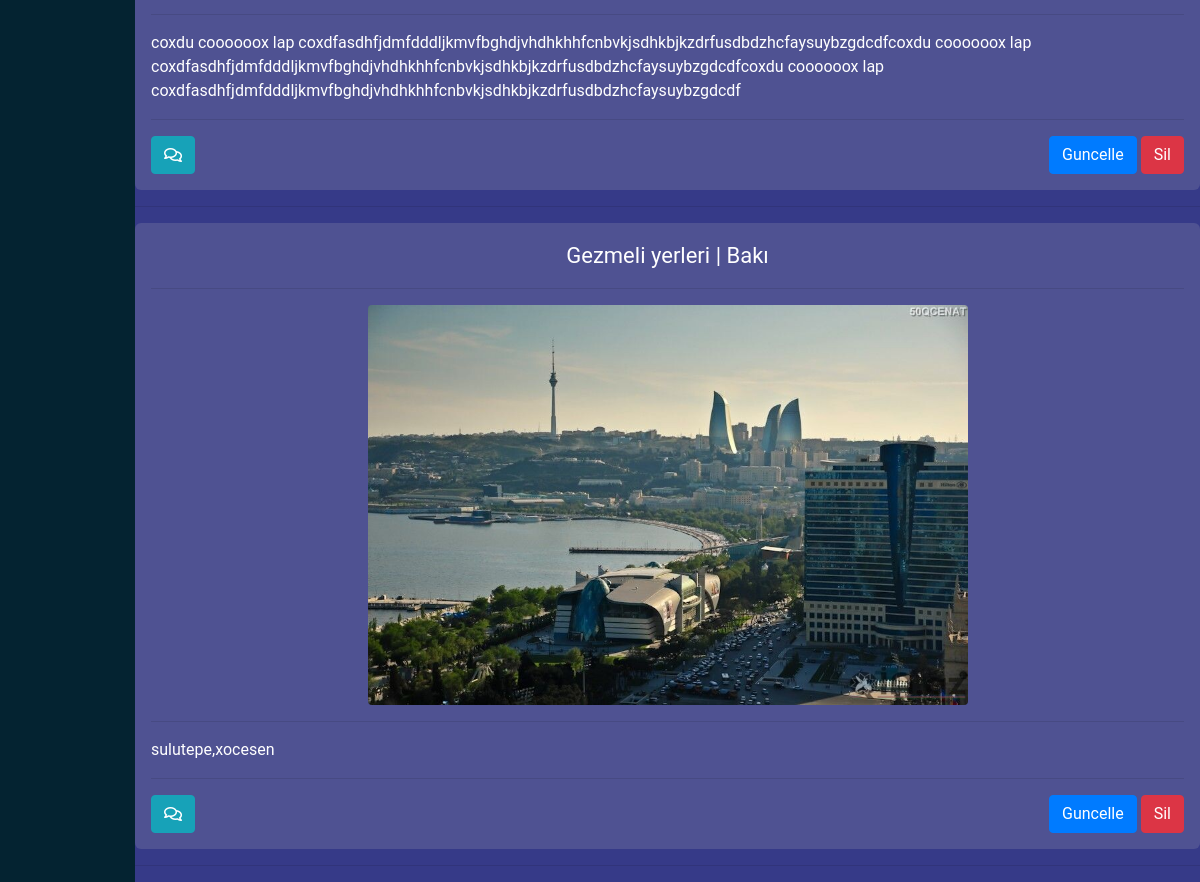
The page /user/profile/ (signed in, lower part) on the database as committed earlier.
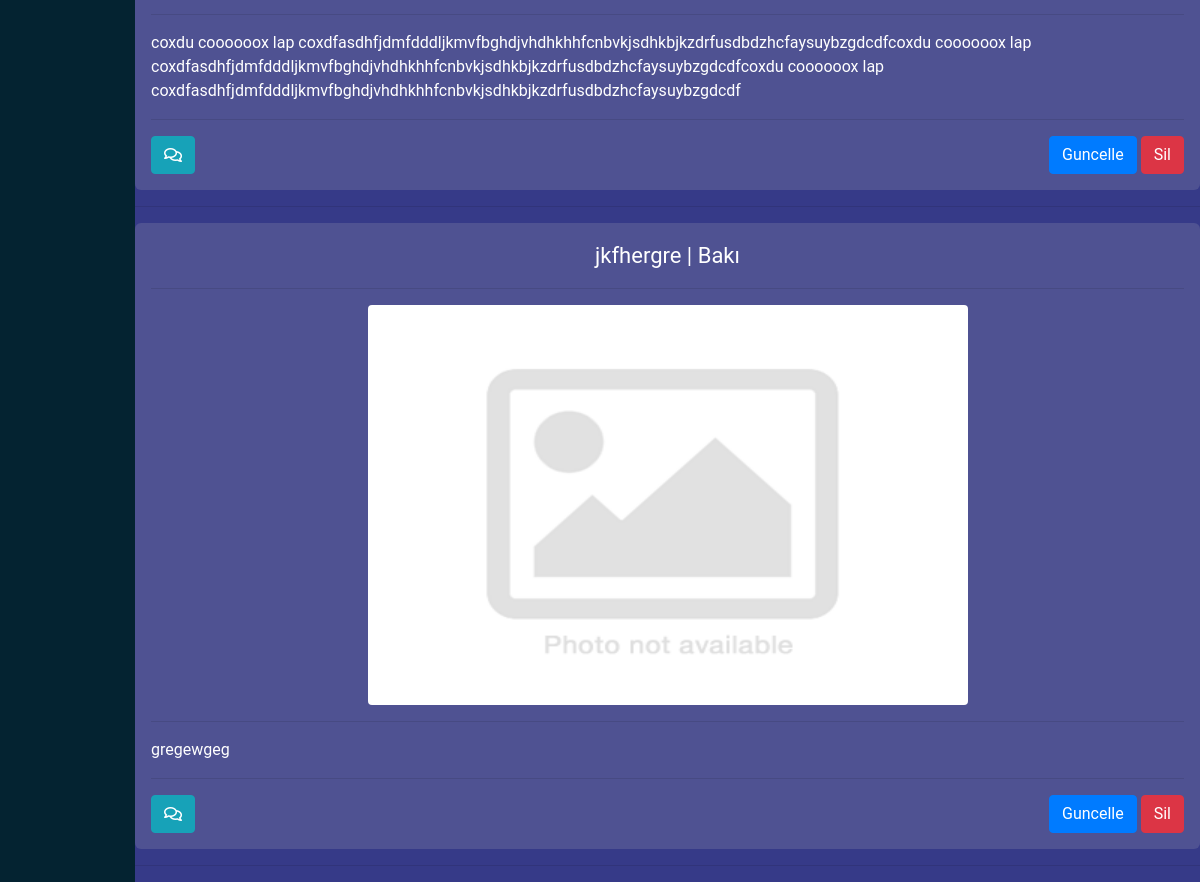
The same page on the database as committed later.
### areas/models.py (models this page shows, shortened)
class CommentModel(models.Model):
    rayon = models.ForeignKey("Rayonmodel",related_name="comments",on_delete=CASCADE)
    basliq = models.CharField(max_length=120,verbose_name="Basliq:")
    mezmun = models.TextField(verbose_name="Mezmun:")
    created_date = models.DateTimeField(auto_now_add=True)
    sekil = models.ImageField(upload_to="koment_sekilleri",null=True,blank=True,default="/koment_sekilleri/default_landscape.png")
    yazan = models.ForeignKey('user.CustomUserModel',related_name="comments",on_delete=CASCADE,null=True,blank=True)

class RayonModel(models.Model):
    sekil = models.ImageField(upload_to="rayon_sekilleri",null=True,blank=True)
    region = ForeignKey(RegionModel,on_delete=CASCADE,verbose_name="Region:",related_name="rayonlar")
    melumat = TextField(verbose_name="Melumat:")
    ad = models.CharField(verbose_name="Rayon Adi:",max_length=35)
    sahe = models.FloatField(verbose_name="Sahesi km² ile:",null=True,blank=True)
    ehali = models.FloatField(verbose_name="Ehali min:" ,null=True ,blank=True)
    def __str__(self):
        return self.ad

### user/views.py (the view)
# urls.py: path("profile/",views.profile,name="profile"),
@login_required(login_url="user:need_account")
def profile(request):
    comments = CommentModel.objects.filter(yazan=request.user)
    context = {
        "comments":comments
    }
    return render(request,"profile.html",context)

### templates/profile.html (shortened to what this page needs)
{% extends 'layout.html' %}
{% load static %}
{% block body %}
<link rel="stylesheet" href="{% static 'profile.css' %}">
<div class="context">
    {% if comments %}
    {% for comment in comments %}
    <div class="container">
        <div class="title">
            {{comment.basliq}} | {{comment.rayon}}
        </div>
        <hr>
        <div class="comment-sekil">
            <img class="comment-sekil-child" src="{{comment.sekil.url}}" alt="">
        </div>
        <hr>
        <div class="comments">
            <p>
                {{comment.mezmun}}
            </p>
        </div>
        <hr>
        <div class="buttons">
            <a class="btn btn-primary" href="{% url 'areas:update_comment' comment.id %}">Guncelle</a>
            <a class="btn btn-danger" href="{% url 'areas:delete_comment' comment.id %}">Sil</a>
            <a href="{% url 'areas:conversation' comment.id%}"><i class="far fa-comments btn btn-info comment"></i></a>
        </div>
    </div>
    <hr>
    {% endfor %}
    {% else %}
    <div class="alert alert-info">
        Bir Commentiniz Yoxdur
    </div>
    {% endif %}
</div>
{% endblock body %}

Rows that differ between the two databases and show on the page:
removed CommentModel: basliq "Gezmeli yerleri", rayon "Bakı", sekil (picture), mezmun "sulutepe,xocesen"
added CommentModel: basliq "jkfhergre", rayon "Bakı", sekil (placeholder picture), mezmun "gregewgeg"
